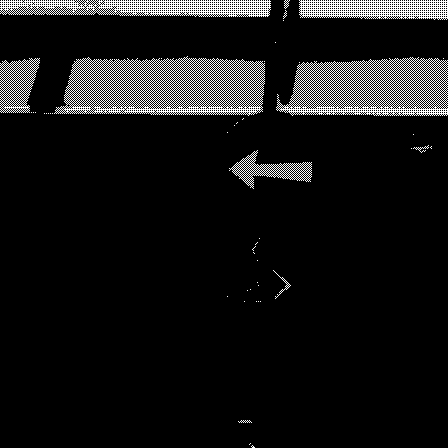
#> input picture input_raw_images/2773.png, 448 x 448 px
$ python patch_gen.py --input_dir input_raw_images --output_dir out --start_pos 5 5 --patch_area 1.0
#> lines starting #> are read from the running program, lines starting #| are printed output that depends on the picture
import os
import imageio.v2 as imageio
import numpy as np
import matplotlib.pyplot as plt
import argparse

def process_and_save_image(image_path, output_dir, start_pos, patch_area):
    # Read the image as a NumPy array
#> called with image_path = 'input_raw_images/2773.png', output_dir = 'out', start_pos = (5, 5), patch_area = 1
    image = imageio.imread(image_path)
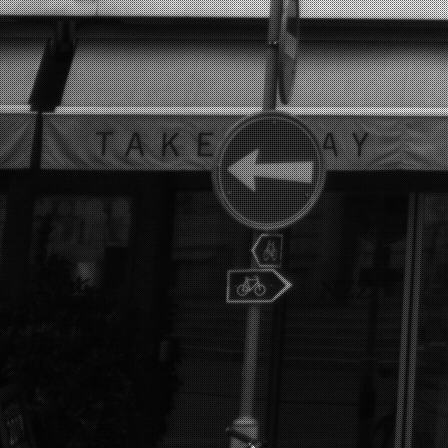
#> image: shape (448, 448) uint16; min 65, max 445, mean 127.7; drawn with min black and max white

    # Calculate patch dimensions as a percentage of the shortest image dimension, keeping it square
    shorter_side = min(image.shape[:2])
#> shorter_side = 448
    patch_side = int(shorter_side * patch_area)  # Convert patch_area percentage to actual pixels
#> patch_side = 448

    # Use start_pos to determine where to extract the patch
    start_y, start_x = start_pos

    # Calculate new positions for the patch based on the specified area
    position_y = start_y + patch_side
#> position_y = 453
    position_x = start_x + patch_side
#> position_x = 453

    # Extract and modify the patch
    patch = image[start_y:start_y + patch_side, start_x:start_x + patch_side].copy()
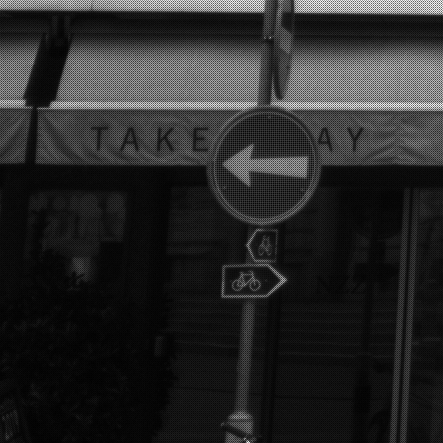
#> patch: shape (443, 443) uint16; min 65, max 445, mean 125.8; drawn with min black and max white
    if len(patch.shape) == 2:  # Grayscale image
        patch_gray = patch
    else:  # Color image
        patch_gray = np.mean(patch, axis=2).astype(np.uint8)
        patch_gray = np.stack([patch_gray, patch_gray, patch_gray], axis=-1)

    # Add the modified patch back to the image at the calculated new position
#> (the run stopped early here; a loop or call above may not have finished)
